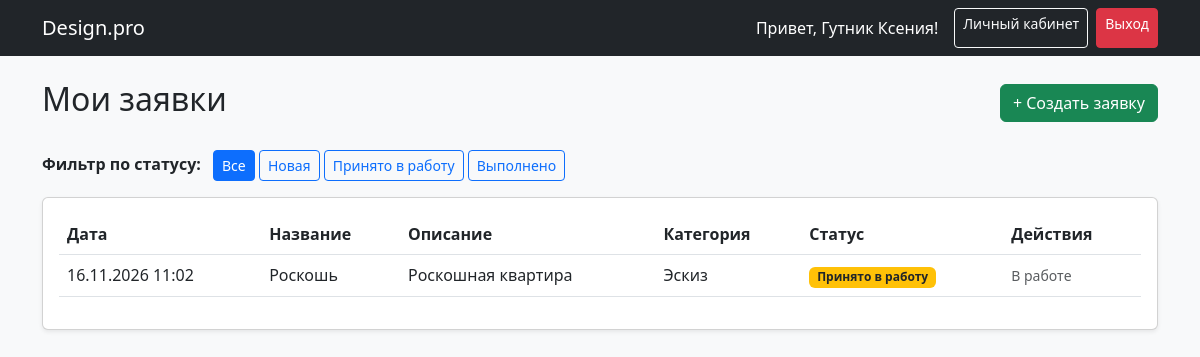
Page /dashboard/ (signed in) on the committed database.
### catalog/models.py (models this page shows, shortened)
class User(AbstractUser):
    ROLE_USER = 'user'
    ROLE_ADMIN = 'admin'
    ROLE_CHOICES = [
        (ROLE_USER, 'Пользователь'),
        (ROLE_ADMIN, 'Администратор'),
    ]
    fio = models.CharField('ФИО', max_length=150)
    role = models.CharField('Роль', max_length=10, choices=ROLE_CHOICES, default=ROLE_USER)
    email = models.EmailField('Email', unique=True)
    def is_admin(self):
        return self.role == self.ROLE_ADMIN

class DesignRequest(models.Model):
    STATUS_NEW = 'new'
    STATUS_IN_PROGRESS = 'in_progress'
    STATUS_DONE = 'done'
    STATUS_CHOICES = [
        (STATUS_NEW, 'Новая'),
        (STATUS_IN_PROGRESS, 'Принято в работу'),
        (STATUS_DONE, 'Выполнено'),
    ]
    user = models.ForeignKey(User, on_delete=models.CASCADE, related_name='requests', verbose_name='Пользователь')
    title = models.CharField('Название', max_length=200)
    description = models.TextField('Описание')
    category = models.ForeignKey(
        Category, on_delete=models.CASCADE, related_name='requests', verbose_name='Категория'
    )
    image = models.ImageField('Фото/план помещения', upload_to='requests/')
    status = models.CharField('Статус', max_length=20, choices=STATUS_CHOICES, default=STATUS_NEW)
    created_at = models.DateTimeField('Дата создания', auto_now_add=True)
    comment = models.TextField('Комментарий администратора', blank=True)
    design_image = models.ImageField('Изображение дизайна', upload_to='designs/', blank=True, null=True)
    class Meta:
        verbose_name = 'Заявка'
        verbose_name_plural = 'Заявки'
        ordering = ['-created_at']  # Сначала новые

class Category(models.Model):
    name = models.CharField('Название', max_length=100, unique=True)
    class Meta:
        verbose_name = 'Категория'
        verbose_name_plural = 'Категории'
        ordering = ['name']

### catalog/views.py (the view)
# urls.py: path('dashboard/', views.dashboard_view, name='dashboard'),
@login_required
def dashboard_view(request):
    user_requests = request.user.requests.all()
    status_filter = request.GET.get('status')
    if status_filter:
        user_requests = user_requests.filter(status=status_filter)
    return render(request, 'dashboard.html', {
        'requests': user_requests,
        'current_status': status_filter,
        'status_choices': DesignRequest.STATUS_CHOICES
    })

### templates/dashboard.html
{% extends 'base.html' %}
{% block content %}
<div class="d-flex justify-content-between align-items-center mb-4">
    <h2>Мои заявки</h2>
    <a href="{% url 'create_request' %}" class="btn btn-success">+ Создать заявку</a>
</div>
<div class="mb-3">
    <span class="fw-bold me-2">Фильтр по статусу:</span>
    <a href="{% url 'dashboard' %}" class="btn btn-sm {% if not current_status %}btn-primary{% else %}btn-outline-primary{% endif %}">Все</a>
    {% for status_code, status_name in status_choices %}
        <a href="?status={{ status_code }}" class="btn btn-sm {% if current_status == status_code %}btn-primary{% else %}btn-outline-primary{% endif %}">
            {{ status_name }}
        </a>
    {% endfor %}
</div>
<div class="card shadow-sm">
    <div class="card-body">
        <table class="table table-hover align-middle">
            <thead>
                <tr>
                    <th>Дата</th>
                    <th>Название</th>
                    <th>Описание</th>
                    <th>Категория</th>
                    <th>Статус</th>
                    <th>Действия</th>
                </tr>
            </thead>
            <tbody>
                {% for req in requests %}
                <tr>
                    <td>{{ req.created_at|date:"d.m.Y H:i" }}</td>
                    <td>{{ req.title }}</td>
                    <td>{{ req.description|truncatechars:50 }}</td>
                    <td>{{ req.category.name }}</td>
                    <td>
                        <span class="badge
                            {% if req.status == 'new' %}bg-secondary
                            {% elif req.status == 'in_progress' %}bg-warning text-dark
                            {% else %}bg-success{% endif %}">
                            {{ req.get_status_display }}
                        </span>
                    </td>
                    <td>
                        {% if req.status == 'new' %}
                        <form action="{% url 'delete_request' req.pk %}" method="post" class="d-inline" onsubmit="return confirm('Вы уверены, что хотите удалить эту заявку?');">
                            {% csrf_token %}
                            <button type="submit" class="btn btn-sm btn-danger">Удалить</button>
                        </form>
                        {% else %}
                        <span class="text-muted small">В работе</span>
                        {% endif %}
                    </td>
                </tr>
                {% empty %}
                <tr>
                    <td colspan="6" class="text-center text-muted py-4">У вас пока нет заявок.</td>
                </tr>
                {% endfor %}
            </tbody>
        </table>
    </div>
</div>
{% endblock %}

### templates/base.html (shortened to what this page needs)
<!DOCTYPE html>
<html lang="ru">
<head>
    <link href="https://cdn.jsdelivr.net/npm/bootstrap@5.3.0/dist/css/bootstrap.min.css" rel="stylesheet">
</head>
<body class="bg-light">
    <nav class="navbar navbar-expand-lg navbar-dark bg-dark mb-4">
        <div class="container">
            <a class="navbar-brand" href="/">Design.pro</a>
            <div class="d-flex">
                {% if user.is_authenticated %}
                    <span class="navbar-text me-3 text-white">Привет, {{ user.fio }}!</span>
                    {% if user.is_admin %}
                        <a href="/superadmin/" class="btn btn-warning btn-sm me-2">Панель админа</a>
                    {% else %}
                        <a href="/dashboard/" class="btn btn-outline-light btn-sm me-2">Личный кабинет</a>
                    {% endif %}
                    <a href="{% url 'logout' %}" class="btn btn-danger btn-sm">Выход</a>
                {% else %}
                    <a href="{% url 'login' %}" class="btn btn-outline-light btn-sm me-2">Вход</a>
                    <a href="{% url 'register' %}" class="btn btn-primary btn-sm">Регистрация</a>
                {% endif %}
            </div>
        </div>
    </nav>
    <div class="container">
        {% block content %}{% endblock %}
    </div>
</body>
</html>

### rows in the picture
User: fio "Гутник Ксения"
DesignRequest: created_at "16.11.2026 11:02", title "Роскошь", description "Роскошная квартира", category.name "Эскиз", status "Принято в работу", shows "В работе"

### other values in the picture
{{ status_name }} "Новая" "Принято в работу" "Выполнено"
